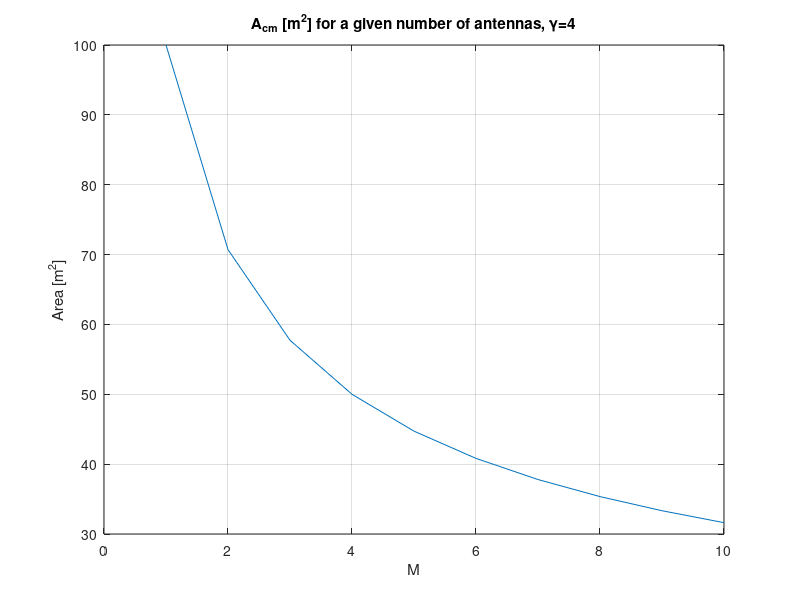
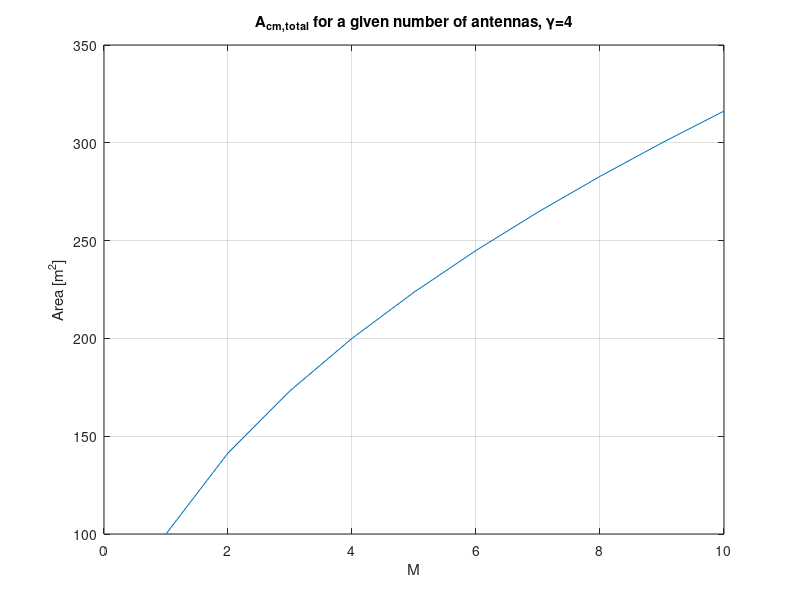
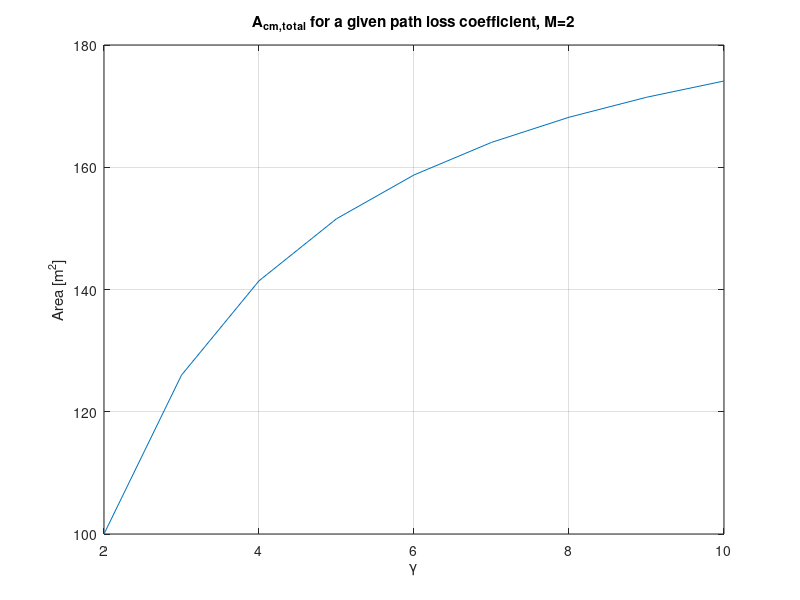
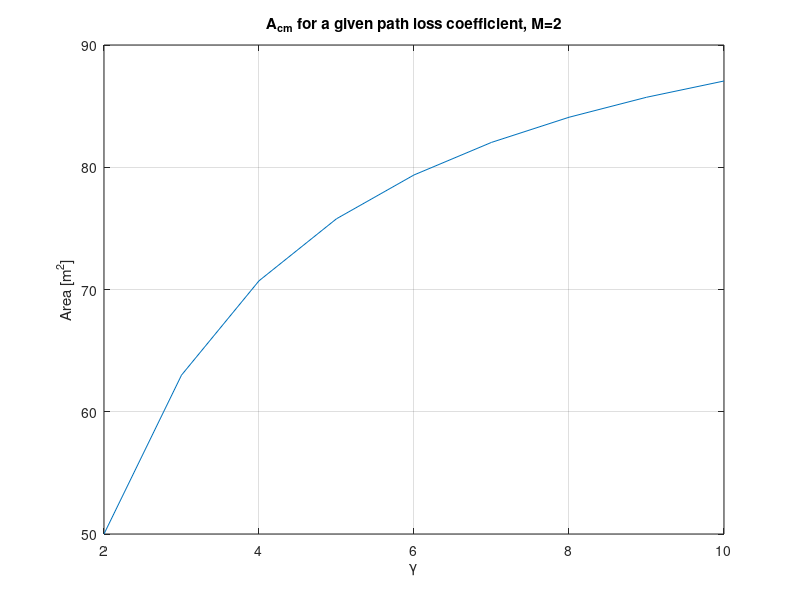

These figures' MATLAB source, in order:
close all
clear all

gamma = 4;
A_c = 100; % just picked a random number
C = 1; % dont know this shit yet
M = 1:1:10;

A_cm = (A_c .* M.^-(2/gamma));
A_cmtot = A_cm .* M;

figure()
plot(M,A_cm); grid on;
title('A_{cm} [m^2] for a given number of antennas, \gamma=4');
xlabel('M');
ylabel('Area [m^2]');

figure()
plot(M,A_cmtot); grid on;
title('A_{cm,total} for a given number of antennas, \gamma=4');
xlabel('M');
ylabel('Area [m^2]');


%% 
gamma = 2:1:10;
M = 2;
x = M.^(1-2./gamma)*A_c;

figure()
plot(gamma,x); grid on;
title('A_{cm,total} for a given path loss coefficient, M=2');
xlabel('\gamma');
ylabel('Area [m^2]');

%%
gamma = 2:1:10;
M = 2;
x = M.^-(2./gamma)*A_c;

figure()
plot(gamma,x); grid on;
title('A_{cm} for a given path loss coefficient, M=2');
xlabel('\gamma');
ylabel('Area [m^2]');


%%
for gamma=10:1:25
    for M=1:1:10
        A_cmtot2(gamma-9,M)=M.^(-2./(gamma/5)).*M*A_c;
    end
end

gamma=2:0.2:5;
M=1:1:10;
figure(); grid on;
mesh(M,gamma,A_cmtot2)
title('A_{cm,total} for a given path loss coeff. and number of antennas');
ylabel('\gamma');
xlabel('M');
zlabel('Area [m^2]');